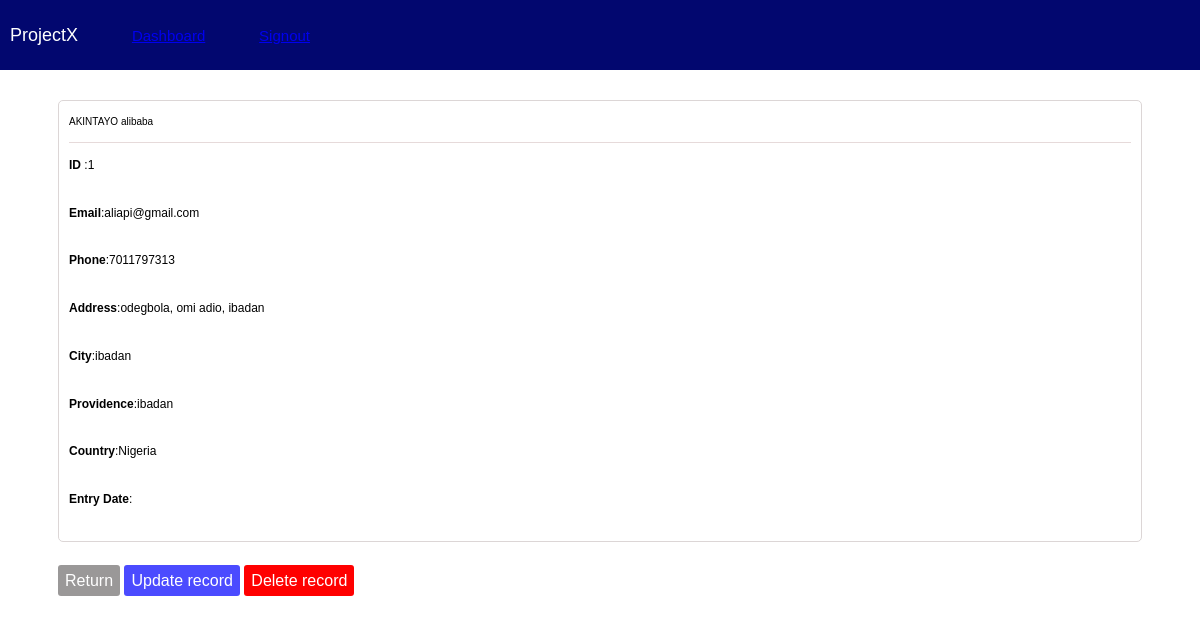
The page /details/1 on the database its author committed.
### crudapp1/models.py (models this page shows, shortened)
class Account(models.Model):
    user = models.OneToOneField(CustomUser,on_delete=models.SET_NULL,null=True, related_name='asuser' )
    first_name = models.CharField(max_length=200)
    last_name = models.CharField(max_length=200)
    email = models.CharField(max_length=200)
    phone = models.CharField(max_length=20)
    address = models.CharField(max_length=1000)
    city= models.CharField(max_length=255)
    province = models.CharField(max_length=200)
    country = models.CharField(max_length=200)
    created_at = models.DateTimeField(auto_now_add=True)

### crudapp1/views.py (the view)
# urls.py: path('details/<int:pk>',views.details,name='details'),
def details(request, pk):
    if pk:
        detail = Account.objects.get(id=pk)
        return render(request, "details.html", {"detail": detail})

### templates/details.html (shortened to what this page needs)
<!DOCTYPE html>
<html lang="en">
<head>
    <link rel="stylesheet" href="../static/assets/css/header.css">
    <link rel="stylesheet" href="../static/assets/css/details.css">
    <link rel="stylesheet" href="../static/assets/css/dashboard.css">
    <link rel="stylesheet" href="../static/assets/css/general.css">
</head>
<body>
    <div class="dashboard-header">
        <div class="left">
            <a class="project" href="#">ProjectX</a>
            <a class="register" href="/dashboard">Dashboard</a>
            <a class="login" href="logout">Signout</a>
        </div>
        <div class="right"></div>
    </div>
    <div class="body-div">
        <div class="container-div">
            <div class="top-div">
                {% if detail%}
                <p>{{detail.last_name|upper}} {{detail.first_name}}</p>
                {%endif%}
            </div>
            <div class="bottom-div">
                {% if detail %}
                    <p><span>ID</span> :{{detail.id}}</p>
                    <p><span>Email</span>:{{detail.email}}</p>
                    <p><span>Phone</span>:{{detail.phone}}</p>
                    <p><span>Address</span>:{{detail.address}}</p>
                    <p><span>City</span>:{{detail.city}}</p>
                    <p><span>Providence</span>:{{detail.province}}</p>
                    <p><span>Country</span>:{{detail.country}}</p>
                    <p><span>Entry Date</span>:{{detail.created_date}}</p>
                {%endif%}
            </div>
          </div>
          <div class="button-div">
            <a href="/dashboard" type="button" class="button1">Return</a>
            {% if detail%}
                <a href="/update/{{detail.id}}" type="button"  class="button2">Update record</a>
            <a href="{% url 'delete' detail.id %}" type="button"  class="button3">Delete record</a>
            {% endif %}
          </div>
    </div>
</body>
</html>

### static/assets/css/header.css (style rules this page uses)
.left { display: flex; height: 100%; width: 300px; justify-content: space-between; align-items: center; padding-left: 10px; color: white; font-size: 15px; }
.right { flex: 1; }
.project { font-size: 18px; color: white; text-decoration: none; }

### static/assets/css/details.css (style rules this page uses)
.body-div { padding-left: 50px; padding-right: 50px; }
.container-div { display: flex; flex-direction: column; margin-top: 100px; border: solid 1px rgb(220, 214, 214); border-radius: 5px; padding-left:10px; padding-right: 10px; height: 440px; margin-bottom: 30px; }
.top-div { display: flex; justify-content: start; row-gap: 1px; font-size: 10px; margin-bottom: 15px; border-bottom: rgb(230, 218, 218) solid 1px; padding-bottom: 15px; padding-top: 15px; }
.bottom-div { display: flex; flex-direction: column; justify-content:space-between; font-size: 12px; height: 100%; padding-bottom:35px; }
.bottom-div span { font-weight:600 }
.button1 { background-color: rgb(154, 152, 152); color: white; padding: 7px 7px; border-radius: 3px; border:none; text-decoration: none; }
.button2 { background-color: rgb(75, 75, 255); color: white; padding: 7px 7px; border-radius: 3px; border: none; text-decoration: none; }
.button3 { background-color: red; color: white; padding: 7px 7px; border-radius: 3px; border: none; text-decoration: none; }

### static/assets/css/dashboard.css (style rules this page uses)
.dashboard-header { background-color: rgb(2, 7, 111); height: 70px; display: flex; margin-bottom: 20px; position: fixed; top:0px; left: 0px; right: 0px; }

### static/assets/css/general.css (style rules this page uses)
body { font-family: Arial, Helvetica, sans-serif; }
p { margin: 0px; }

### rows shown on the page
Account: last_name "AKINTAYO", first_name "alibaba", id "1", email "aliapi@gmail.com", phone "7011797313", address "odegbola, omi adio, ibadan", city "ibadan", province "ibadan", country "Nigeria"
